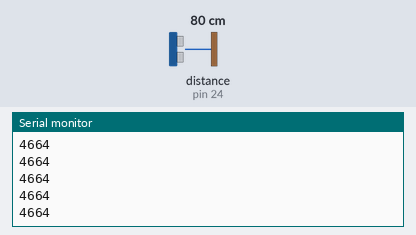
Bench run of a sketch on a simulated Arduino Mega 2560, built with avr-gcc and run on an emulated ATmega2560. Parts: the last lines printed to the serial monitor. The test bench sets the inputs (shaded band); at power-on: distance to the obstacle (sensor on pin 24) 80 cm. The echo pulse lasts 58.3 µs per cm.

Above: at 1.2 s.
1.3 s: distance to the obstacle (sensor on pin 24) set to 2 cm
At 2.2 s:
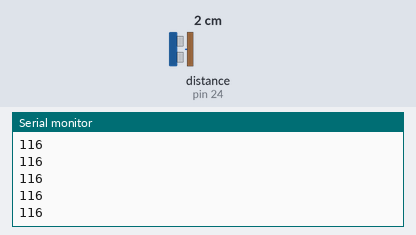
2.8 s: distance to the obstacle (sensor on pin 24) set to 4 cm
At 3.8 s:
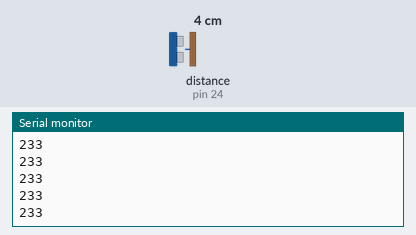
Timing chart, 0 to 5.8 s (numbered marks = the images above; inputs shaded):
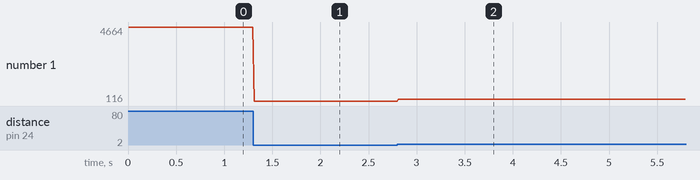

Measured:
- after the input at 1.3 s, the serial monitor: prints a new line at once (image 1)
- after the input at 2.8 s, the serial monitor: prints a new line at once (image 2)
- plotted number 1: 4664 → 116 after the input at 1.3 s, 116 → 233 after the input at 2.8 s

The sketch:

sound_sensor.ino
```cpp
int a = 24;
unsigned long b; //unsigned long is much bigger than 'int'

void setup()
{
  Serial.begin(57600);
}

void loop()
{
  pinMode(a, OUTPUT);
  digitalWrite(a, HIGH);
  delayMicroseconds(5);
  digitalWrite(a, LOW);
  delayMicroseconds(25);
  pinMode(a, INPUT);
  b = pulseIn(a, HIGH);  //pulse function
  Serial.println(b);
  delay(10);

}
```
